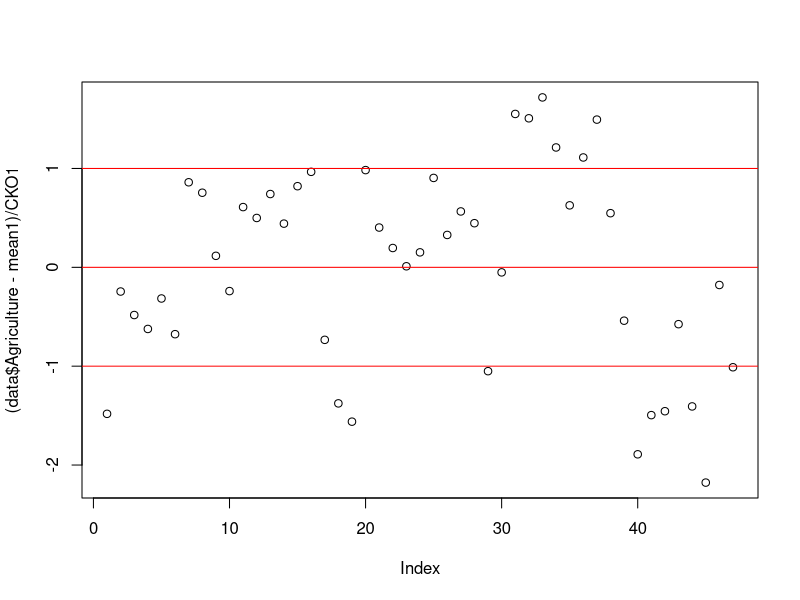
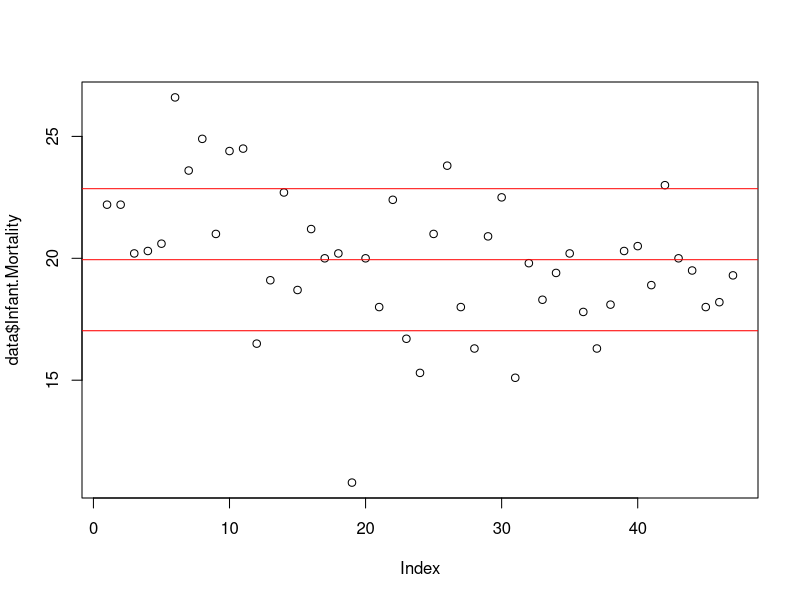
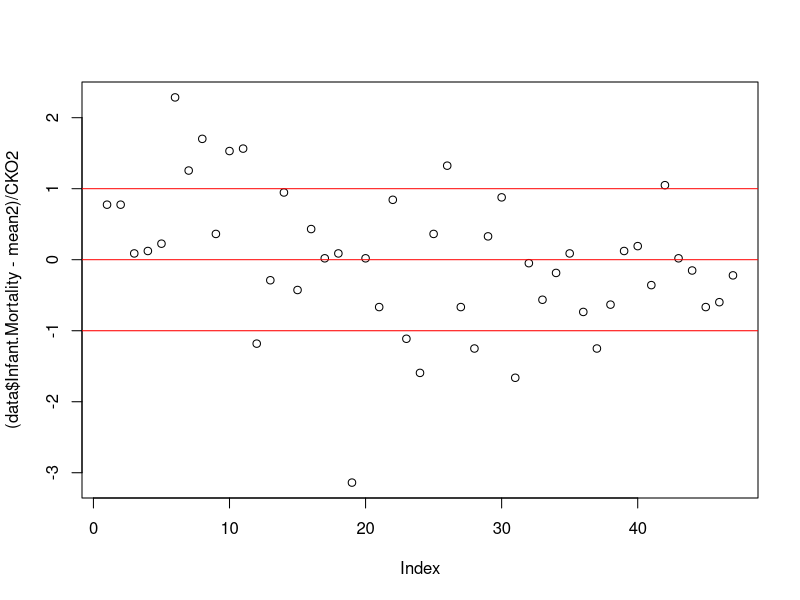

Write R code to recreate these figures, in order.
#Variant 20

data = swiss

mean1 = mean(data$Agriculture)
# 50.66 - среднее значение в Agriculture

var1 = var(data$Agriculture)
# 515.8 - дисперсия в Agriculture

CKO1 = sqrt(var(data$Agriculture))
# 22.7 - СКО в Agriculture

plot((data$Agriculture-mean1)/CKO1)+abline(a = 0, b=0, col="red")+
  abline(a=1,b=0,col="red") + abline(a=-1,b=0,col="red")

# Значения в Agriculture сильно отстоят от среднего значения

model1 = lm(Catholic~Agriculture, data)

summary(model1)

# Catholic = 0.74*Agriculture + 3.83
# 0<|t|<0.001 для Agriculture,
# существует положительная взаимосвязь между Catholic и Agriculture
# Adj R^2 = 0.14 < 0.3
# Модель плохая

#------------------------------------------------------------------------------#

plot(data$Infant.Mortality)+abline(a = mean(data$Infant.Mortality), b=0, col="red")+
  abline(a=mean(data$Infant.Mortality)+sqrt(var(data$Infant.Mortality)),b=0,col="red")+
  abline(a=mean(data$Infant.Mortality)-sqrt(var(data$Infant.Mortality)),b=0,col="red")

mean2 = mean(data$Infant.Mortality)
# 19.94 - среднее значение в Infant_Mortality

var2 = var(data$Infant.Mortality)
# 8.5 - дисперсия в Infant_Mortality

CKO2 = sqrt(var(data$Infant.Mortality))
# 2.9 - СКО в Infant_Mortality

plot((data$Infant.Mortality-mean2)/CKO2)+abline(a = 0, b=0, col="red")+
  abline(a=1,b=0,col="red") + abline(a=-1,b=0,col="red")

# Значения в Infant_Mortality не сильно отстоят от среднего значения

model2 = lm(Catholic ~ Infant.Mortality, data)

summary(model2)

# Catholic = 2.5*Infant_Mortality - 8.97
# 0.1<|t| для Infant_Mortality, 
# не существует взаимосвязи между Catholic и Infant_Mortality
# Adj R^2 = 0.009 < 0.3
# Модель плохая, зависимости нет